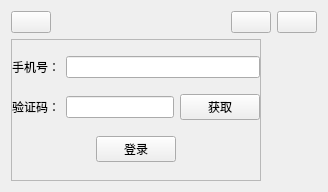
<?xml version="1.0" encoding="UTF-8"?>
<ui version="4.0">
 <class>MainWindow</class>
 <widget class="QMainWindow" name="MainWindow">
  <property name="geometry">
   <rect>
    <x>0</x>
    <y>0</y>
    <width>328</width>
    <height>192</height>
   </rect>
  </property>
  <property name="windowTitle">
   <string>MainWindow</string>
  </property>
  <widget class="QWidget" name="centralWidget">
   <layout class="QVBoxLayout" name="verticalLayout_3">
    <item>
     <layout class="QHBoxLayout" name="horizontalLayout_4">
      <item>
       <widget class="QPushButton" name="pushButton_wdsec">
        <property name="text">
         <string/>
        </property>
       </widget>
      </item>
      <item>
       <spacer name="horizontalSpacer_3">
        <property name="orientation">
         <enum>Qt::Horizontal</enum>
        </property>
        <property name="sizeHint" stdset="0">
         <size>
          <width>40</width>
          <height>20</height>
         </size>
        </property>
       </spacer>
      </item>
      <item>
       <widget class="QPushButton" name="pushButton_mini">
        <property name="text">
         <string/>
        </property>
       </widget>
      </item>
      <item>
       <widget class="QPushButton" name="pushButton_close">
        <property name="text">
         <string/>
        </property>
       </widget>
      </item>
     </layout>
    </item>
    <item>
     <layout class="QHBoxLayout" name="horizontalLayout_5">
      <item>
       <widget class="QFrame" name="frame">
        <property name="frameShape">
         <enum>QFrame::StyledPanel</enum>
        </property>
        <property name="frameShadow">
         <enum>QFrame::Raised</enum>
        </property>
        <layout class="QVBoxLayout" name="verticalLayout">
         <property name="spacing">
          <number>0</number>
         </property>
         <property name="leftMargin">
          <number>0</number>
         </property>
         <property name="topMargin">
          <number>0</number>
         </property>
         <property name="rightMargin">
          <number>0</number>
         </property>
         <property name="bottomMargin">
          <number>0</number>
         </property>
         <item>
          <layout class="QHBoxLayout" name="horizontalLayout_3">
           <item>
            <widget class="QLabel" name="label_tel">
             <property name="text">
              <string>手机号：</string>
             </property>
            </widget>
           </item>
           <item>
            <widget class="QLineEdit" name="lineEdit_tel"/>
           </item>
          </layout>
         </item>
         <item>
          <layout class="QHBoxLayout" name="horizontalLayout_2">
           <item>
            <widget class="QLabel" name="label_code">
             <property name="text">
              <string>验证码：</string>
             </property>
            </widget>
           </item>
           <item>
            <widget class="QLineEdit" name="lineEdit_code"/>
           </item>
           <item>
            <widget class="QPushButton" name="pushButton_get_code">
             <property name="text">
              <string>获取</string>
             </property>
            </widget>
           </item>
          </layout>
         </item>
         <item>
          <layout class="QHBoxLayout" name="horizontalLayout">
           <item>
            <spacer name="horizontalSpacer">
             <property name="orientation">
              <enum>Qt::Horizontal</enum>
             </property>
             <property name="sizeHint" stdset="0">
              <size>
               <width>40</width>
               <height>20</height>
              </size>
             </property>
            </spacer>
           </item>
           <item>
            <widget class="QPushButton" name="pushButton_login">
             <property name="text">
              <string>登录</string>
             </property>
            </widget>
           </item>
           <item>
            <spacer name="horizontalSpacer_2">
             <property name="orientation">
              <enum>Qt::Horizontal</enum>
             </property>
             <property name="sizeHint" stdset="0">
              <size>
               <width>40</width>
               <height>20</height>
              </size>
             </property>
            </spacer>
           </item>
          </layout>
         </item>
        </layout>
       </widget>
      </item>
      <item>
       <spacer name="horizontalSpacer_4">
        <property name="orientation">
         <enum>Qt::Horizontal</enum>
        </property>
        <property name="sizeHint" stdset="0">
         <size>
          <width>40</width>
          <height>20</height>
         </size>
        </property>
       </spacer>
      </item>
     </layout>
    </item>
   </layout>
  </widget>
 </widget>
 <layoutdefault spacing="6" margin="11"/>
 <resources/>
 <connections/>
</ui>
